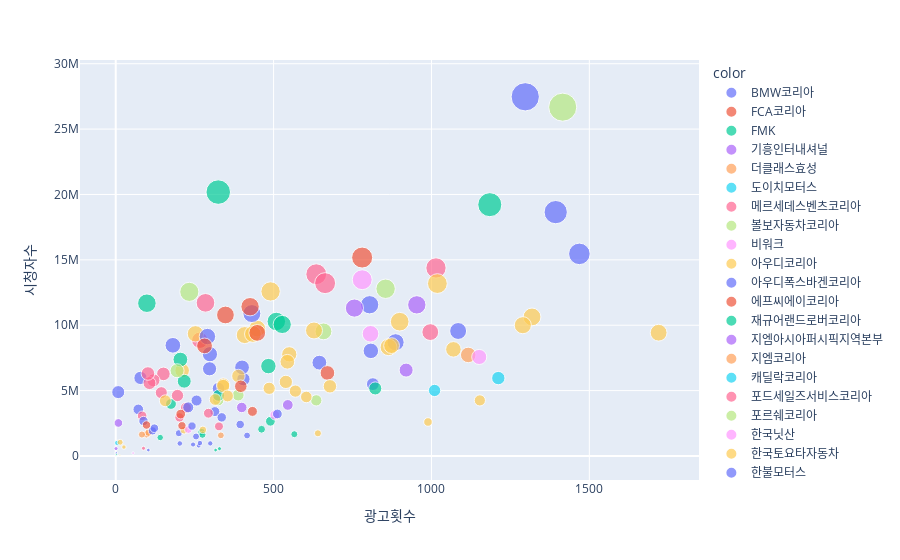

The notebook cell saved with this chart:
### Code cell
fig = px.scatter(br_pr_pivot, size = br_pr_pivot['GRP'],y= br_pr_pivot['시청자수'], x=br_pr_pivot['광고횟수'],
                 color=[br_pr_pivot.index[i][0] for i in range(len(br_pr_pivot))], labels={'x':"시청자수",
                                              'y':"도달자수",
                                              'species':"Brand"})
fig.show()

### Figure 1 — Plotly figure (JSON) as saved in the notebook; plotly's stock layout.template omitted (floating-point values rounded to 4 significant figures)
{"data": [{"hovertemplate": "color=BMW코리아<br>광고횟수=%{x}<br>시청자수=%{y}<br>GRP=%{marker.size}<extra></extra>", "legendgroup": "BMW코리아", "marker": {"color": "#636efa", "size": [77.06, 83.83, 80.13, 113.2, 24.09, 73.45, 3.117, 46.87, 33.98, 83.46, 53.55, 255.2, 138.3, 219.0, 134.6, 103.2, 109.3, 102.2], "sizemode": "area", "sizeref": 0.9414, "symbol": "circle"}, "mode": "markers", "name": "BMW코리아", "orientation": "v", "showlegend": true, "type": "scatter", "x": [814.4, 404.5, 8, 808, 200, 325.5, 2, 314, 394.2, 78.5, 71.5, 1394.0, 886.4, 1468.0, 1084.0, 645, 298.4, 400.1], "xaxis": "x", "y": [5497157, 5879246, 4886355, 8039469, 1744158, 5166464, 230023, 3395226, 2412478, 5971090, 3563930, 18650103, 8698327, 15456804, 9559603, 7139107, 7786005, 6775548], "yaxis": "y"}, {"hovertemplate": "color=FCA코리아<br>광고횟수=%{x}<br>시청자수=%{y}<br>GRP=%{marker.size}<extra></extra>", "legendgroup": "FCA코리아", "marker": {"color": "#EF553B", "size": [207.9, 147.8], "sizemode": "area", "sizeref": 0.9414, "symbol": "circle"}, "mode": "markers", "name": "FCA코리아", "orientation": "v", "showlegend": true, "type": "scatter", "x": [780.5, 347.5], "xaxis": "x", "y": [15175397, 10784230], "yaxis": "y"}, {"hovertemplate": "color=FMK<br>광고횟수=%{x}<br>시청자수=%{y}<br>GRP=%{marker.size}<extra></extra>", "legendgroup": "FMK", "marker": {"color": "#00cc96", "size": [44.65, 6.45, 55.66, 28.92, 26.05, 7.789, 23.26], "sizemode": "area", "sizeref": 0.9414, "symbol": "circle"}, "mode": "markers", "name": "FMK", "orientation": "v", "showlegend": true, "type": "scatter", "x": [489.9, 316.3, 175, 461.9, 271.8, 328.7, 565.7], "xaxis": "x", "y": [2655569, 455451, 3981050, 2045607, 1833962, 561488, 1666141], "yaxis": "y"}, {"hovertemplate": "color=기흥인터내셔널<br>광고횟수=%{x}<br>시청자수=%{y}<br>GRP=%{marker.size}<extra></extra>", "legendgroup": "기흥인터내셔널", "marker": {"color": "#ab63fa", "size": [7.75, 35.22], "sizemode": "area", "sizeref": 0.9414, "symbol": "circle"}, "mode": "markers", "name": "기흥인터내셔널", "orientation": "v", "showlegend": true, "type": "scatter", "x": [1, 8.5], "xaxis": "x", "y": [567503, 2525867], "yaxis": "y"}, {"hovertemplate": "color=더클래스효성<br>광고횟수=%{x}<br>시청자수=%{y}<br>GRP=%{marker.size}<extra></extra>", "legendgroup": "더클래스효성", "marker": {"color": "#FFA15A", "size": [26.07, 26.19, 23.65], "sizemode": "area", "sizeref": 0.9414, "symbol": "circle"}, "mode": "markers", "name": "더클래스효성", "orientation": "v", "showlegend": true, "type": "scatter", "x": [97.33, 104, 83], "xaxis": "x", "y": [1660171, 1787059, 1640370], "yaxis": "y"}, {"hovertemplate": "color=도이치모터스<br>광고횟수=%{x}<br>시청자수=%{y}<br>GRP=%{marker.size}<extra></extra>", "legendgroup": "도이치모터스", "marker": {"color": "#19d3f3", "size": [13.98], "sizemode": "area", "sizeref": 0.9414, "symbol": "circle"}, "mode": "markers", "name": "도이치모터스", "orientation": "v", "showlegend": true, "type": "scatter", "x": [5], "xaxis": "x", "y": [1003720], "yaxis": "y"}, {"hovertemplate": "color=메르세데스벤츠코리아<br>광고횟수=%{x}<br>시청자수=%{y}<br>GRP=%{marker.size}<extra></extra>", "legendgroup": "메르세데스벤츠코리아", "marker": {"color": "#FF6692", "size": [87.01, 164.0, 80.32, 43.26, 37.55, 78.63, 125.8, 41.16, 86.65, 45.94, 68.41], "sizemode": "area", "sizeref": 0.9414, "symbol": "circle"}, "mode": "markers", "name": "메르세데스벤츠코리아", "orientation": "v", "showlegend": true, "type": "scatter", "x": [151.1, 284.3, 119.5, 83.67, 327, 107, 266.3, 202, 102, 293.5, 144.3], "xaxis": "x", "y": [6278819, 11713037, 5787337, 3069545, 2265134, 5573775, 8849486, 2952616, 6308496, 3271723, 4842412], "yaxis": "y"}, {"hovertemplate": "color=볼보자동차코리아<br>광고횟수=%{x}<br>시청자수=%{y}<br>GRP=%{marker.size}<extra></extra>", "legendgroup": "볼보자동차코리아", "marker": {"color": "#B6E880", "size": [172.6, 371.7, 177.6, 60.02, 133.2, 66.25, 60.37], "sizemode": "area", "sizeref": 0.9414, "symbol": "circle"}, "mode": "markers", "name": "볼보자동차코리아", "orientation": "v", "showlegend": true, "type": "scatter", "x": [233.1, 1416.0, 854.8, 324.6, 657.9, 387.9, 635.2], "xaxis": "x", "y": [12553505, 26678243, 12789156, 4268330, 9530226, 4658295, 4255214], "yaxis": "y"}, {"hovertemplate": "color=비워크<br>광고횟수=%{x}<br>시청자수=%{y}<br>GRP=%{marker.size}<extra></extra>", "legendgroup": "비워크", "marker": {"color": "#FF97FF", "size": [3.175], "sizemode": "area", "sizeref": 0.9414, "symbol": "circle"}, "mode": "markers", "name": "비워크", "orientation": "v", "showlegend": true, "type": "scatter", "x": [55], "xaxis": "x", "y": [225209], "yaxis": "y"}, {"hovertemplate": "color=아우디코리아<br>광고횟수=%{x}<br>시청자수=%{y}<br>GRP=%{marker.size}<extra></extra>", "legendgroup": "아우디코리아", "marker": {"color": "#FECB52", "size": [29.38, 100.0, 9.317, 84.88, 175.2, 66.47, 16.73, 126.4, 136.5, 70.48, 82.6, 132.3, 131.9], "sizemode": "area", "sizeref": 0.9414, "symbol": "circle"}, "mode": "markers", "name": "아우디코리아", "orientation": "v", "showlegend": true, "type": "scatter", "x": [216.5, 210.4, 26, 388.5, 490.4, 157, 14, 252.5, 408.7, 486, 340.5, 448.2, 434.5], "xaxis": "x", "y": [1980859, 6534044, 682709, 6119054, 12584806, 4222844, 1050772, 9343571, 9247659, 5175621, 5463719, 9744939, 9328570], "yaxis": "y"}, {"hovertemplate": "color=아우디폭스바겐코리아<br>광고횟수=%{x}<br>시청자수=%{y}<br>GRP=%{marker.size}<extra></extra>", "legendgroup": "아우디폭스바겐코리아", "marker": {"color": "#636efa", "size": [94.28, 115.6, 151.8, 157.7, 14.53, 127.0, 57.55, 31.75, 376.6], "sizemode": "area", "sizeref": 0.9414, "symbol": "circle"}, "mode": "markers", "name": "아우디폭스바겐코리아", "orientation": "v", "showlegend": true, "type": "scatter", "x": [297.2, 181, 431.2, 804.2, 203, 290.4, 256, 116.2, 1297], "xaxis": "x", "y": [6669392, 8464882, 10891257, 11567163, 958234, 9135124, 4243343, 1925263, 27468995], "yaxis": "y"}, {"hovertemplate": "color=에프씨에이코리아<br>광고횟수=%{x}<br>시청자수=%{y}<br>GRP=%{marker.size}<extra></extra>", "legendgroup": "에프씨에이코리아", "marker": {"color": "#EF553B", "size": [159.3, 117.2, 73.91, 132.1, 101.4], "sizemode": "area", "sizeref": 0.9414, "symbol": "circle"}, "mode": "markers", "name": "에프씨에이코리아", "orientation": "v", "showlegend": true, "type": "scatter", "x": [425.5, 281.4, 396.2, 448.2, 670.5], "xaxis": "x", "y": [11417909, 8420689, 5333310, 9415262, 6351684], "yaxis": "y"}, {"hovertemplate": "color=재규어랜드로버코리아<br>광고횟수=%{x}<br>시청자수=%{y}<br>GRP=%{marker.size}<extra></extra>", "legendgroup": "재규어랜드로버코리아", "marker": {"color": "#00cc96", "size": [283.2, 161.2, 112.3, 155.9, 91.27, 65.68, 102.2, 1.592, 19.77, 272.1, 23.68, 161.8, 80.49], "sizemode": "area", "sizeref": 0.9414, "symbol": "circle"}, "mode": "markers", "name": "재규어랜드로버코리아", "orientation": "v", "showlegend": true, "type": "scatter", "x": [324.8, 508.7, 483.5, 527.4, 217, 325.8, 204.8, 2, 140.9, 1185.0, 274.7, 98.75, 822], "xaxis": "x", "y": [20182390, 10288269, 6873972, 10059493, 5719571, 4634822, 7375747, 115655, 1412776, 19220585, 1624462, 11685585, 5167142], "yaxis": "y"}, {"hovertemplate": "color=지엠아시아퍼시픽지역본부<br>광고횟수=%{x}<br>시청자수=%{y}<br>GRP=%{marker.size}<extra></extra>", "legendgroup": "지엠아시아퍼시픽지역본부", "marker": {"color": "#ab63fa", "size": [158.8, 155.6, 92.52, 51.91, 54.55], "sizemode": "area", "sizeref": 0.9414, "symbol": "circle"}, "mode": "markers", "name": "지엠아시아퍼시픽지역본부", "orientation": "v", "showlegend": true, "type": "scatter", "x": [953.6, 756, 919.7, 399.2, 545], "xaxis": "x", "y": [11558817, 11312352, 6569107, 3712801, 3905473], "yaxis": "y"}, {"hovertemplate": "color=지엠코리아<br>광고횟수=%{x}<br>시청자수=%{y}<br>GRP=%{marker.size}<extra></extra>", "legendgroup": "지엠코리아", "marker": {"color": "#FFA15A", "size": [113.3, 22.19], "sizemode": "area", "sizeref": 0.9414, "symbol": "circle"}, "mode": "markers", "name": "지엠코리아", "orientation": "v", "showlegend": true, "type": "scatter", "x": [1116.0, 333], "xaxis": "x", "y": [7728220, 1580678], "yaxis": "y"}, {"hovertemplate": "color=캐딜락코리아<br>광고횟수=%{x}<br>시청자수=%{y}<br>GRP=%{marker.size}<extra></extra>", "legendgroup": "캐딜락코리아", "marker": {"color": "#19d3f3", "size": [71.49, 84.24], "sizemode": "area", "sizeref": 0.9414, "symbol": "circle"}, "mode": "markers", "name": "캐딜락코리아", "orientation": "v", "showlegend": true, "type": "scatter", "x": [1010.0, 1212.0], "xaxis": "x", "y": [5011982, 5958352], "yaxis": "y"}, {"hovertemplate": "color=포드세일즈서비스코리아<br>광고횟수=%{x}<br>시청자수=%{y}<br>GRP=%{marker.size}<extra></extra>", "legendgroup": "포드세일즈서비스코리아", "marker": {"color": "#FF6692", "size": [194.0, 204.2, 7.75, 0, 57.64, 132.8, 206.8, 70.95], "sizemode": "area", "sizeref": 0.9414, "symbol": "circle"}, "mode": "markers", "name": "포드세일즈서비스코리아", "orientation": "v", "showlegend": true, "type": "scatter", "x": [1014.0, 635.1, 88, 2, 222.4, 996.3, 663.2, 195.7], "xaxis": "x", "y": [14381233, 13903303, 590438, 0, 3681835, 9474979, 13218480, 4626542], "yaxis": "y"}, {"hovertemplate": "color=포르쉐코리아<br>광고횟수=%{x}<br>시청자수=%{y}<br>GRP=%{marker.size}<extra></extra>", "legendgroup": "포르쉐코리아", "marker": {"color": "#B6E880", "size": [92.84], "sizemode": "area", "sizeref": 0.9414, "symbol": "circle"}, "mode": "markers", "name": "포르쉐코리아", "orientation": "v", "showlegend": true, "type": "scatter", "x": [194.3], "xaxis": "x", "y": [6522015], "yaxis": "y"}, {"hovertemplate": "color=한국닛산<br>광고횟수=%{x}<br>시청자수=%{y}<br>GRP=%{marker.size}<extra></extra>", "legendgroup": "한국닛산", "marker": {"color": "#FF97FF", "size": [107.6, 129.9, 45.21, 29.88, 186.5], "sizemode": "area", "sizeref": 0.9414, "symbol": "circle"}, "mode": "markers", "name": "한국닛산", "orientation": "v", "showlegend": true, "type": "scatter", "x": [1151.0, 807, 504, 230, 780.7], "xaxis": "x", "y": [7573381, 9344539, 3133500, 2030448, 13481053], "yaxis": "y"}, {"hovertemplate": "color=한국토요타자동차<br>광고횟수=%{x}<br>시청자수=%{y}<br>GRP=%{marker.size}<extra></extra>", "legendgroup": "한국토요타자동차", "marker": {"color": "#FECB52", "size": [0.7933, 64.89, 114.0, 163.7, 133.9, 71.07, 59.1, 135.4, 117.4, 83.14, 85.34, 23.94, 133.3, 184.3, 35.02, 27.45, 109.3, 149.7, 102.0, 137.9, 83.11, 63.8, 65.99], "sizemode": "area", "sizeref": 0.9414, "symbol": "circle"}, "mode": "markers", "name": "한국토요타자동차", "orientation": "v", "showlegend": true, "type": "scatter", "x": [12.8, 314.9, 1070.0, 899.4, 864, 569, 1153.0, 628, 873.7, 538.8, 678.4, 640.3, 1720.0, 1019.0, 989, 276, 549.6, 1318.0, 543.6, 1289.0, 340.4, 603.7, 354.2], "xaxis": "x", "y": [57407, 4321953, 8154904, 10271005, 8322055, 4962430, 4251794, 9599186, 8441969, 5666326, 5330261, 1736527, 9429987, 13186485, 2601241, 1995897, 7777785, 10633714, 7206431, 10002972, 5353584, 4515841, 4590264], "yaxis": "y"}, {"hovertemplate": "color=한불모터스<br>광고횟수=%{x}<br>시청자수=%{y}<br>GRP=%{marker.size}<extra></extra>", "legendgroup": "한불모터스", "marker": {"color": "#636efa", "size": [44.67, 6.261, 57.04, 13.38, 12.25, 11.16, 22.75, 42.33, 41.83, 13.99, 32.74, 21.94, 35.08], "sizemode": "area", "sizeref": 0.9414, "symbol": "circle"}, "mode": "markers", "name": "한불모터스", "orientation": "v", "showlegend": true, "type": "scatter", "x": [512, 103.3, 229.6, 299.5, 245, 262.9, 254.4, 335.7, 88, 266.7, 241.7, 416, 122.3], "xaxis": "x", "y": [3213932, 452958, 3719058, 964216, 879486, 791548, 1492460, 2953452, 2675466, 989732, 2291386, 1568804, 2125444], "yaxis": "y"}, {"hovertemplate": "color=혼다코리아<br>광고횟수=%{x}<br>시청자수=%{y}<br>GRP=%{marker.size}<extra></extra>", "legendgroup": "혼다코리아", "marker": {"color": "#EF553B", "size": [44.43, 46.66, 32.25, 33.7], "sizemode": "area", "sizeref": 0.9414, "symbol": "circle"}, "mode": "markers", "name": "혼다코리아", "orientation": "v", "showlegend": true, "type": "scatter", "x": [205.9, 433, 209.8, 97.53], "xaxis": "x", "y": [3202897, 3410130, 2315791, 2370231], "yaxis": "y"}], "layout": {"legend": {"itemsizing": "constant", "title": {"text": "color"}, "tracegroupgap": 0}, "margin": {"t": 60}, "xaxis": {"anchor": "y", "domain": [0, 1], "title": {"text": "광고횟수"}}, "yaxis": {"anchor": "x", "domain": [0, 1], "title": {"text": "시청자수"}}}}
